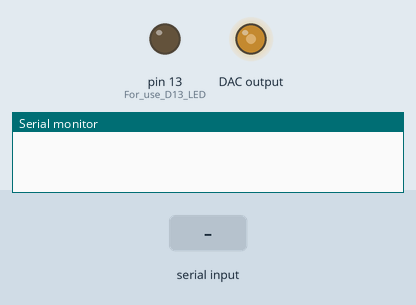
The sketch below on a simulated Arduino Uno, built with avr-gcc and run on an emulated ATmega328P. On the bench: output pins drawn as LEDs (lit = HIGH), the last lines printed to the serial monitor. Wiring (inferred from the names in the program): MCP4725 DAC at I2C address 0x60. Inputs (shaded band) come from the test bench.

Above: at 2.2 s.
2.3 s: "90,45\n" received over Serial
At 3.7 s:
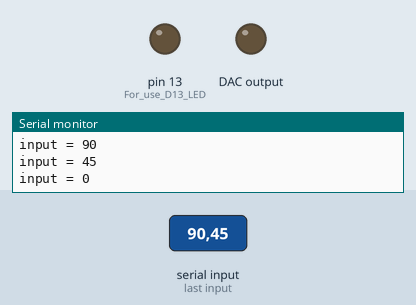
4.8 s: "30,150\n" received over Serial
At 5.6 s:
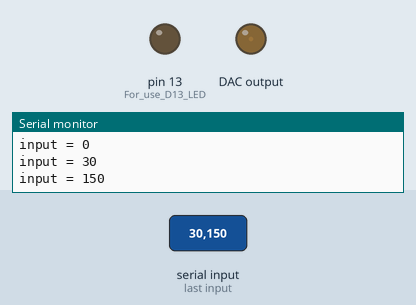
Timing chart, 0 to 7.8 s (numbered marks = the images above; inputs shaded):
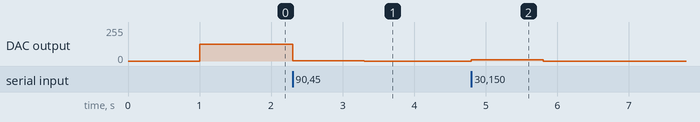

Measured:
- after the input at 2.3 s, DAC output: 125/255 → 2/255 at once, → 0/255 1.0 s later
- after the input at 4.8 s, DAC output: 0/255 → 9/255 at once, → 0/255 1.0 s later

The sketch:

MCP4725TEST.ino
```cpp
// Please refer the Microchip MCP4725 datasheet for I2C commands.

#include <Wire.h>

#define DAC_ADDRESS 0x60
#define WRITE_DAC_REGISTER 0x40
#define WRITE_DAC_REGISTER_AND_EEPROM 0x60


unsigned int adcData = 4000;
int changeStep = 2;
long da;


void setup(){
  pinMode(13, OUTPUT); // For use D13 LED (PC7 on DaVinci32U).
  Wire.begin();
  Serial.begin(115200);
  delay(1000);
  setAdc(2000);


}


void loop(){
  while (Serial.available() > 0) {
    da = Serial.parseInt();
    Serial.print("input = ");
    Serial.println(da);
    adcData = da;
    setAdc(adcData);
  }


//  adcData = adcData + changeStep;
//  if (adcData <= 1500 | adcData >= 4095)
//    changeStep = -changeStep;

}


void setAdc(unsigned int data) {

  byte msb = 0;
  byte lsb = 0;

  // MSB 8bit
  msb = data >> 4;

  // LSB 4bit
  lsb = (data & 0x0F) << 4 ;

  // Send data to the DAC
  Wire.beginTransmission(DAC_ADDRESS);
  Wire.write(WRITE_DAC_REGISTER);
  Wire.write(msb);
  Wire.write(lsb);
  Wire.endTransmission();
}
```
